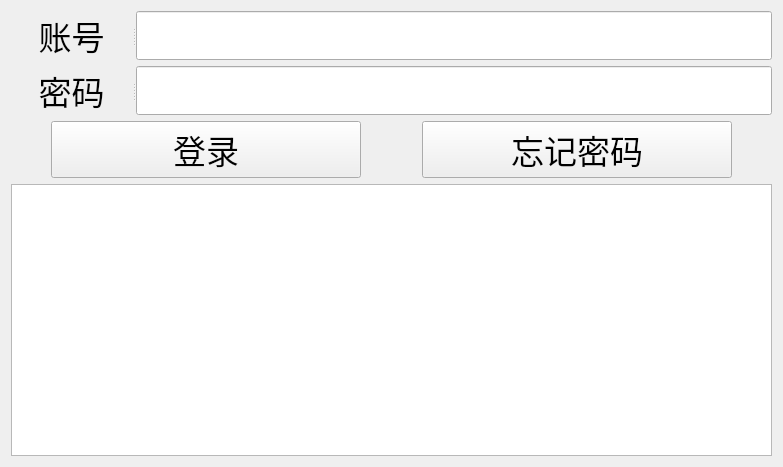
<?xml version="1.0" encoding="UTF-8"?>
<ui version="4.0">
 <class>Form</class>
 <widget class="QWidget" name="Form">
  <property name="geometry">
   <rect>
    <x>0</x>
    <y>0</y>
    <width>783</width>
    <height>467</height>
   </rect>
  </property>
  <property name="windowTitle">
   <string>Form</string>
  </property>
  <property name="toolTipDuration">
   <number>1</number>
  </property>
  <layout class="QVBoxLayout" name="verticalLayout">
   <item>
    <widget class="QSplitter" name="splitter">
     <property name="orientation">
      <enum>Qt::Horizontal</enum>
     </property>
     <widget class="QLabel" name="label">
      <property name="font">
       <font>
        <family>Consolas</family>
        <pointsize>25</pointsize>
       </font>
      </property>
      <property name="text">
       <string>账号</string>
      </property>
      <property name="alignment">
       <set>Qt::AlignCenter</set>
      </property>
     </widget>
     <widget class="QLineEdit" name="lineEdit">
      <property name="font">
       <font>
        <family>Consolas</family>
        <pointsize>25</pointsize>
       </font>
      </property>
     </widget>
    </widget>
   </item>
   <item>
    <widget class="QSplitter" name="splitter_2">
     <property name="orientation">
      <enum>Qt::Horizontal</enum>
     </property>
     <widget class="QLabel" name="label_2">
      <property name="font">
       <font>
        <family>Consolas</family>
        <pointsize>25</pointsize>
       </font>
      </property>
      <property name="text">
       <string>密码</string>
      </property>
      <property name="alignment">
       <set>Qt::AlignCenter</set>
      </property>
     </widget>
     <widget class="QLineEdit" name="lineEdit_2">
      <property name="font">
       <font>
        <family>Consolas</family>
        <pointsize>25</pointsize>
       </font>
      </property>
     </widget>
    </widget>
   </item>
   <item>
    <layout class="QHBoxLayout" name="horizontalLayout">
     <item>
      <spacer name="horizontalSpacer_2">
       <property name="orientation">
        <enum>Qt::Horizontal</enum>
       </property>
       <property name="sizeType">
        <enum>QSizePolicy::Fixed</enum>
       </property>
       <property name="sizeHint" stdset="0">
        <size>
         <width>40</width>
         <height>20</height>
        </size>
       </property>
      </spacer>
     </item>
     <item>
      <widget class="QPushButton" name="pushButton">
       <property name="font">
        <font>
         <family>Consolas</family>
         <pointsize>25</pointsize>
        </font>
       </property>
       <property name="text">
        <string>登录</string>
       </property>
      </widget>
     </item>
     <item>
      <spacer name="horizontalSpacer">
       <property name="orientation">
        <enum>Qt::Horizontal</enum>
       </property>
       <property name="sizeType">
        <enum>QSizePolicy::Ignored</enum>
       </property>
       <property name="sizeHint" stdset="0">
        <size>
         <width>55</width>
         <height>44</height>
        </size>
       </property>
      </spacer>
     </item>
     <item>
      <widget class="QPushButton" name="pushButton_2">
       <property name="font">
        <font>
         <family>Consolas</family>
         <pointsize>25</pointsize>
        </font>
       </property>
       <property name="text">
        <string>忘记密码</string>
       </property>
      </widget>
     </item>
     <item>
      <spacer name="horizontalSpacer_3">
       <property name="orientation">
        <enum>Qt::Horizontal</enum>
       </property>
       <property name="sizeType">
        <enum>QSizePolicy::Fixed</enum>
       </property>
       <property name="sizeHint" stdset="0">
        <size>
         <width>40</width>
         <height>20</height>
        </size>
       </property>
      </spacer>
     </item>
    </layout>
   </item>
   <item>
    <widget class="QTextBrowser" name="textBrowser"/>
   </item>
  </layout>
 </widget>
 <resources/>
 <connections/>
</ui>
